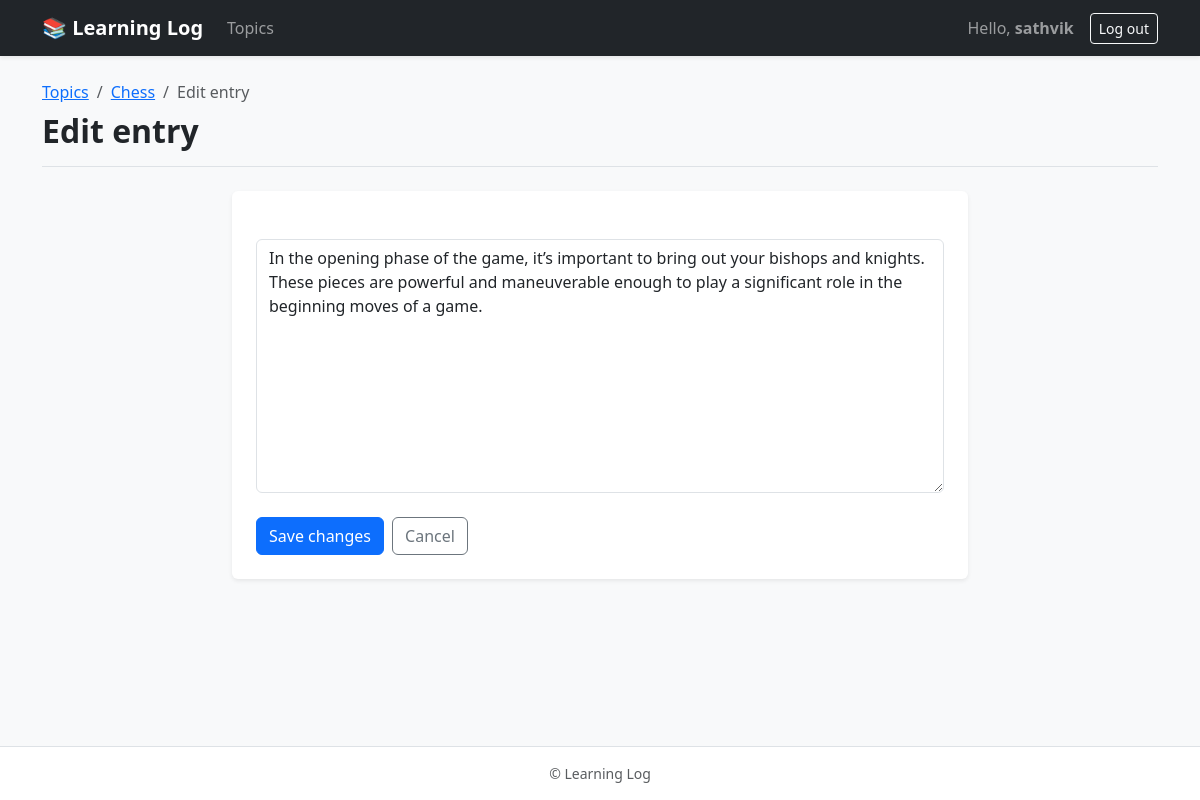
The page /edit_entry/2/ (signed in) on the database its author committed.
### learning_logs/models.py (models this page shows, shortened)
class Topic(models.Model):
    text = models.CharField(max_length=200)
    date_added = models.DateTimeField(auto_now_add = True)
    owner = models.ForeignKey(User,on_delete=models.CASCADE)
    def __str__(self):
        return self.text

class Entry(models.Model):
    topic = models.ForeignKey( Topic , on_delete = models.CASCADE)
    text = models.TextField()
    date_added = models.DateTimeField(auto_now_add = True)
    class Meta:
        verbose_name_plural = 'entries'

### learning_logs/views.py (the view)
# urls.py: path('edit_entry/<int:entry_id>/' , views.edit_entry , name = 'edit_entry'),
@login_required
def edit_entry(request,entry_id):
    entry = Entry.objects.get(id = entry_id)
    topic = entry.topic
    if topic.owner != request.user:
        raise Http404
    if request.method != 'POST':
        form = EntryForm(instance=entry)
    else:
        form = EntryForm(instance=entry,data=request.POST)
        if form.is_valid():
            form.save()
            return redirect('learning_logs:topic' , topic_id = topic.id)
    context ={'entry':entry , 'topic':topic , 'form':form}
    return render(request , 'learning_logs/edit_entry.html' , context)

### learning_logs/forms.py
class EntryForm(forms.ModelForm):
    class Meta:
        model = Entry
        fields = ['text']
        labels = {'text' : ''}
        widgets = {'text' : forms.Textarea(attrs={'cols' : 80})}
        """ A widget is an HTML form element, such as a single-line text box, multiline text area, or drop
        down list. By including the widgets attribute, you can override Django default widget choices.
        Here we are telling Django to use a forms.Textarea element with a width of 80 columns,
        instead of the default 40 columns.
        """

### learning_logs/templates/learning_logs/edit_entry.html (shortened to what this page needs)
{% extends 'learning_logs/base.html' %}
{% load django_bootstrap5 %}
{% block page_header %}
    <nav aria-label="breadcrumb">
        <ol class="breadcrumb mb-2">
            <li class="breadcrumb-item">
                <a href="{% url 'learning_logs:topics' %}">Topics</a>
            </li>
            <li class="breadcrumb-item">
                <a href="{% url 'learning_logs:topic' topic.id %}">{{ topic }}</a>
            </li>
            <li class="breadcrumb-item active" aria-current="page">Edit entry</li>
        </ol>
    </nav>
    <h2 class="fw-bold mb-0">Edit entry</h2>
{% endblock page_header %}
{% block content %}
    <div class="row justify-content-center">
        <div class="col-12 col-lg-8">
            <div class="card shadow-sm border-0">
                <div class="card-body p-4">
                    <form action="{% url 'learning_logs:edit_entry' entry.id %}" method="post">
                        {% bootstrap_form form %}
                        <div class="d-flex gap-2 mt-4">
                            {% bootstrap_button button_type="submit" content="Save changes" button_class="btn-primary" %}
                            <a href="{% url 'learning_logs:topic' topic.id %}"
                            class="btn btn-outline-secondary">Cancel</a>
                        </div>
                    </form>
                </div>
            </div>
        </div>
    </div>
{% endblock content %}

### learning_logs/templates/learning_logs/base.html (shortened to what this page needs)
{% load django_bootstrap5 %}
<!doctype html>
<html lang="en">
<head>
    {% bootstrap_css %}
</head>
<body class="d-flex flex-column min-vh-100 bg-body-tertiary">
    <nav class="navbar navbar-expand-md navbar-dark bg-dark shadow-sm mb-4">
        <div class="container">
            <a class="navbar-brand fw-bold" href="{% url 'learning_logs:index' %}">
                📚 Learning Log
            </a>
            <div class="collapse navbar-collapse" id="navbarCollapse">
                <ul class="navbar-nav me-auto mb-2 mb-md-0">
                    <li class="nav-item">
                        <a class="nav-link {% if request.resolver_match.url_name == 'topics' %}active{% endif %}"
                        href="{% url 'learning_logs:topics' %}">Topics</a>
                    </li>
                </ul>
                <ul class="navbar-nav ms-auto mb-2 mb-md-0 align-items-md-center">
                    {% if user.is_authenticated %}
                        <li class="nav-item">
                            <span class="navbar-text me-md-3">
                                Hello, <strong>{{ user.username }}</strong>
                            </span>
                        </li>
                        <li class="nav-item">
                            <form action="{% url 'accounts:logout' %}" method="post" class="d-inline">
                                <button type="submit" name="submit" class="btn btn-outline-light btn-sm">
                                    Log out
                                </button>
                            </form>
                        </li>
                    {% endif %}
                </ul>
            </div>
        </div>
    </nav>
    <main class="container flex-grow-1">
        <div class="pb-3 mb-4 border-bottom">
            {% block page_header %}{% endblock page_header %}
        </div>
        <div>
            {% block content %}{% endblock content %}
        </div>
    </main>
    <footer class="text-center text-muted small py-3 mt-5 border-top bg-body">
        &copy; Learning Log
    </footer>
</body>
</html>

### rows shown on the page
Topic: text "Chess"
Entry: text "In the opening phase of the game, it’s important to bring out your bishops and knights. These pieces are powerful and maneuverable enough to play a significant role in the beginning moves of a game."

### other values the page prints
{{ user.username }} "sathvik"
